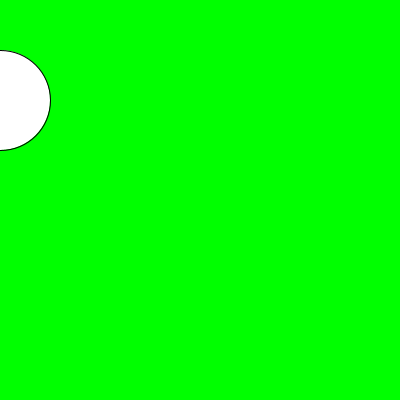
Frame 1 (no input)
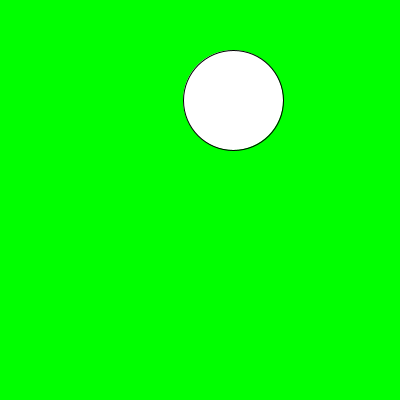
Frame 60 (the mouse pressed at the canvas centre just before this capture)
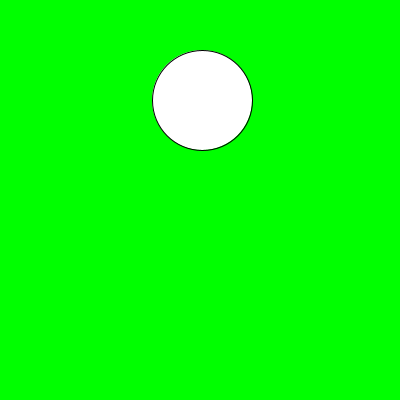
Frame 120 (the mouse held since frame 60 and released just before this capture)

The Processing sketch that drew these frames (run headless with seeded random() and noise(); from frame 60 on, the mouse is pressed at the canvas centre):

// Processing sketch: aula07_grupo02_exercicio01
// ── aula07_grupo02_exercicio01.pde
float anda=0;
String direcao ="direita";
void setup() {
  size(400, 400);
}
void draw() {
  background(0, 255, 0);
  ellipse(anda, 100, 100, 100);
  println(anda);
  
  if( direcao == "direita"){
    anda = anda +17;
  }
  if ( anda <= 0 ){
    direcao = "direita";
  }
    if( direcao == "esquerda"){
    anda = anda - 5;
  }
  if ( anda >= 400 ){
    direcao = "esquerda";
  }
  
  /*
  if (anda < 400 ) {
    anda=anda+0.5;
  }
  if (anda > 0 ) {
    anda=anda-0.5;
  }
  */
}
